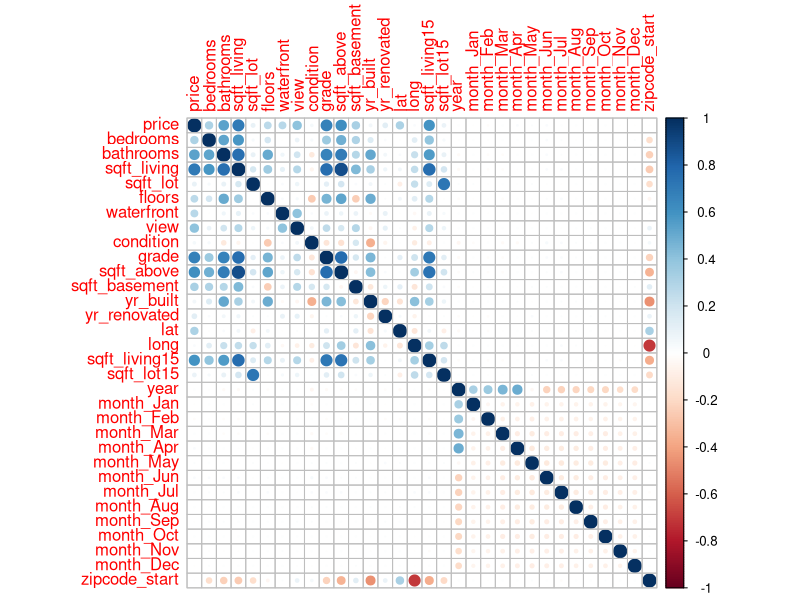
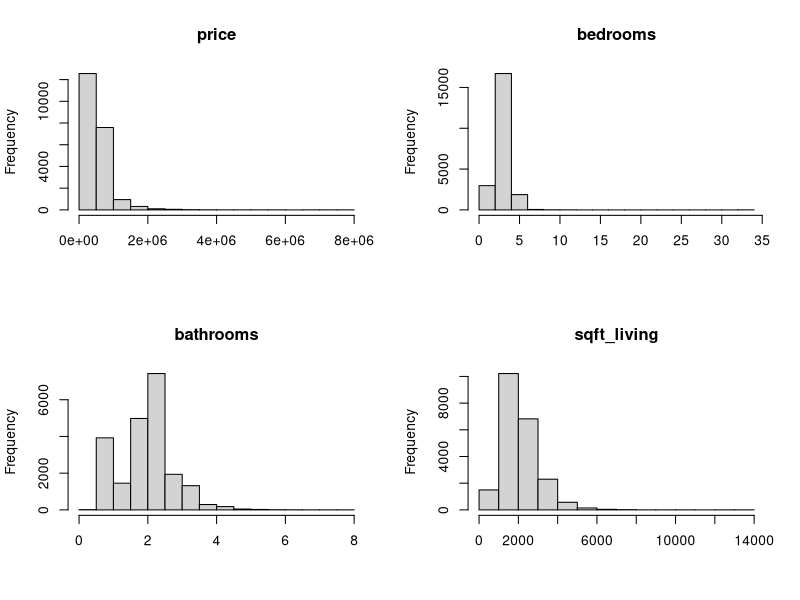
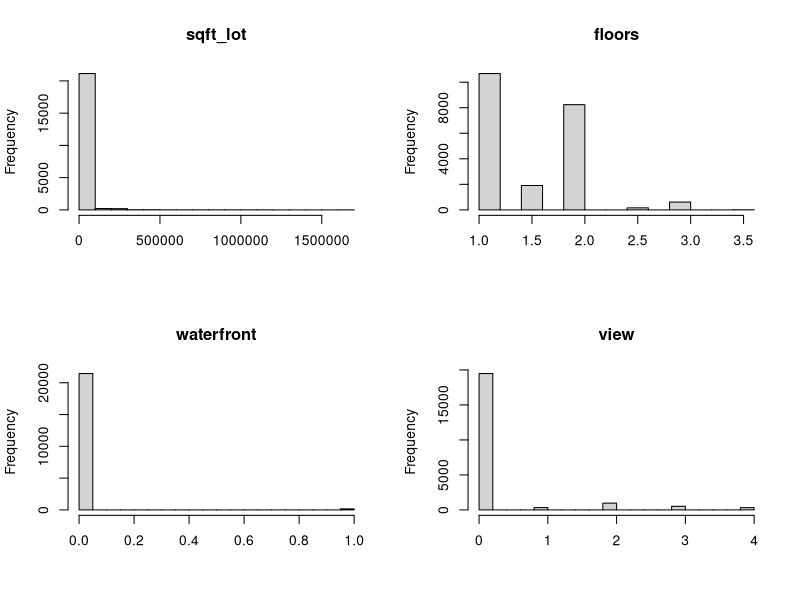
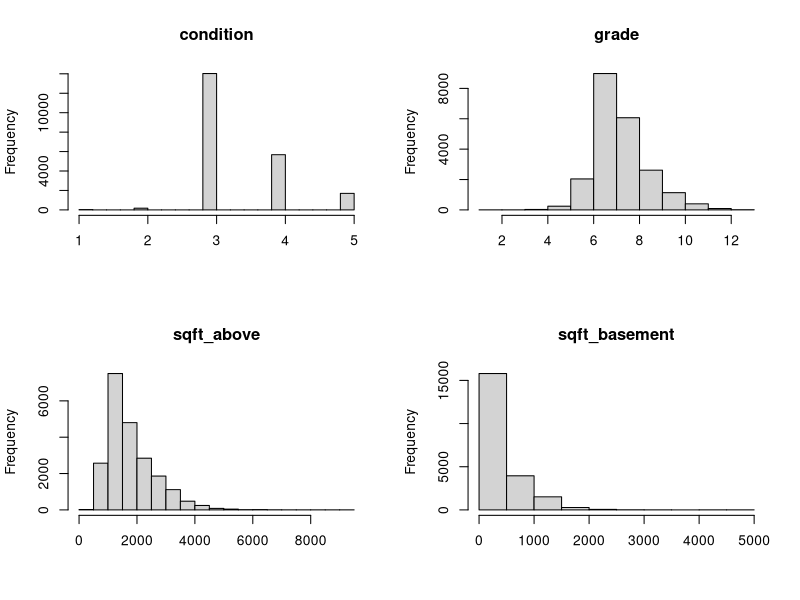
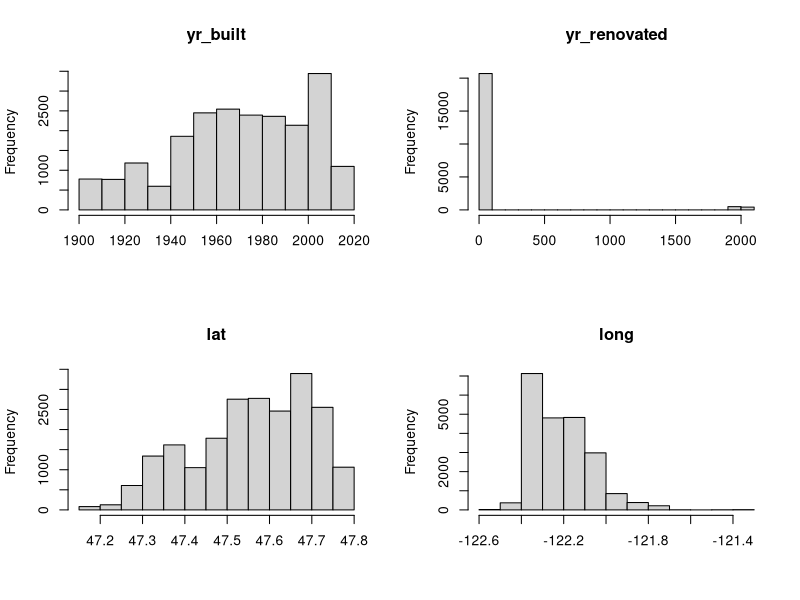
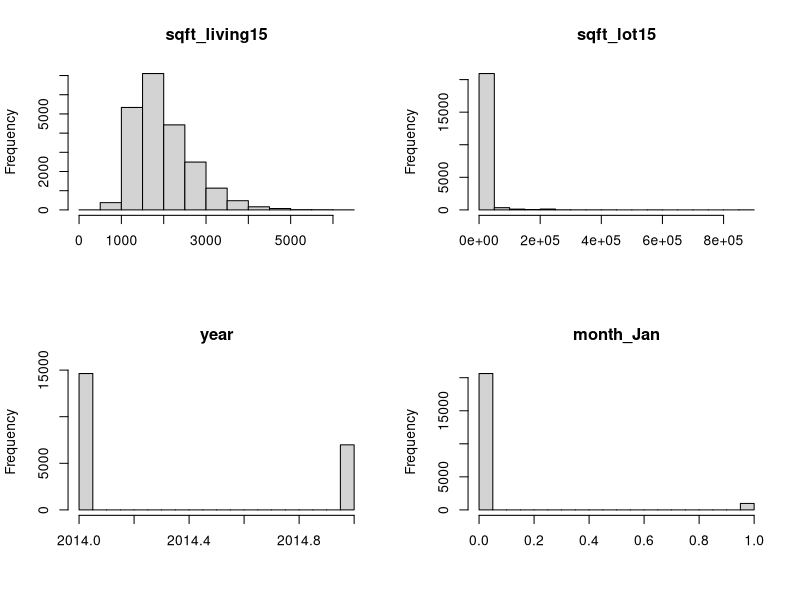
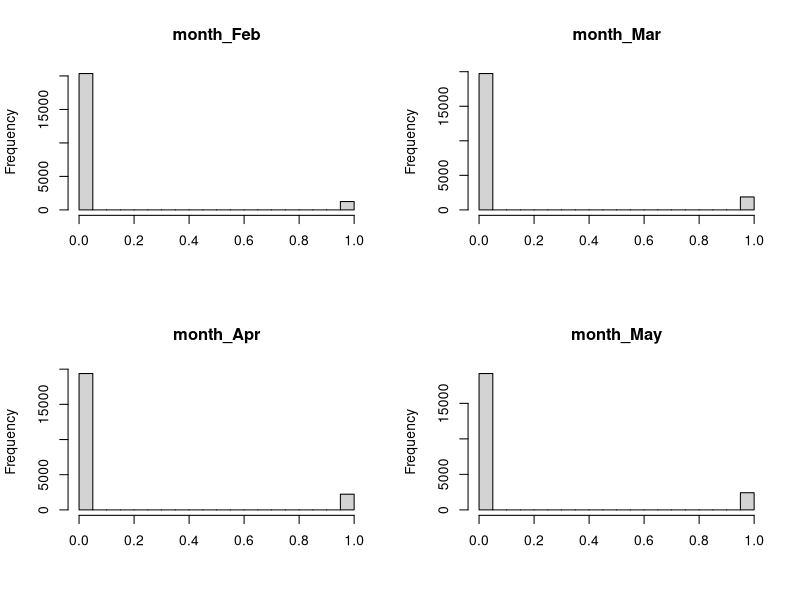
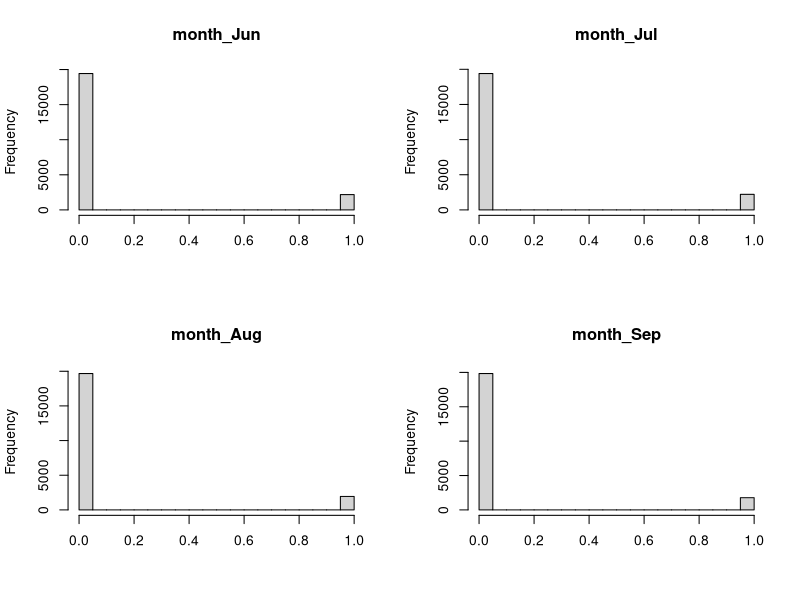

Source code (R) for these figures, in order:
## ---- chunk 1
knitr::opts_chunk$set(echo = TRUE)
library(readr)
HouseSales<-read.csv("KC_House_Sales.csv")
## ---- chunk 2
library(ggplot2)
library(corrplot)
## ---- chunk 3
str(HouseSales)
## ---- chunk 4
# Data cleaning (price)
df = read.csv("KC_House_Sales.csv")
df$price = parse_number(df$price)
## ---- chunk 5
# Transformation (date)
df$year = as.integer(substr(df$date, 1, 4))
df$month = as.integer(substr(df$date, 5, 6))
df = subset(df, select = -c(id, date))
## ---- chunk 6
# dummy (month, True(1), False(0))
df$month_Jan = ifelse(df$month == 1, 1, 0)
df$month_Feb = ifelse(df$month == 2, 1, 0)
df$month_Mar = ifelse(df$month == 3, 1, 0)
df$month_Apr = ifelse(df$month == 4, 1, 0)
df$month_May = ifelse(df$month == 5, 1, 0)
df$month_Jun = ifelse(df$month == 6, 1, 0)
df$month_Jul = ifelse(df$month == 7, 1, 0)
df$month_Aug = ifelse(df$month == 8, 1, 0)
df$month_Sep = ifelse(df$month == 9, 1, 0)
df$month_Oct = ifelse(df$month == 10, 1, 0)
df$month_Nov = ifelse(df$month == 11, 1, 0)
df$month_Dec = ifelse(df$month == 12, 1, 0)

df = subset(df, select = -(month))
## ---- chunk 7
# dummy (zipcode, Divided into two groups, 980xx and 981xx）
df$zipcode_start = as.integer(substr(df$zipcode, 1, 3))
df = subset(df, select = -(zipcode))

summary(df)
## ---- chunk 8
cor_matrix = round(cor(df), 2)
cor_matrix
## ---- chunk 9
corrplot(cor_matrix, method = "circle")
## ---- chunk 10
par(mfrow=c(2,2))

for (i in 1:ncol(df)){
  hist(df[,i], main = names(df[i]), xlab = NULL)
}

